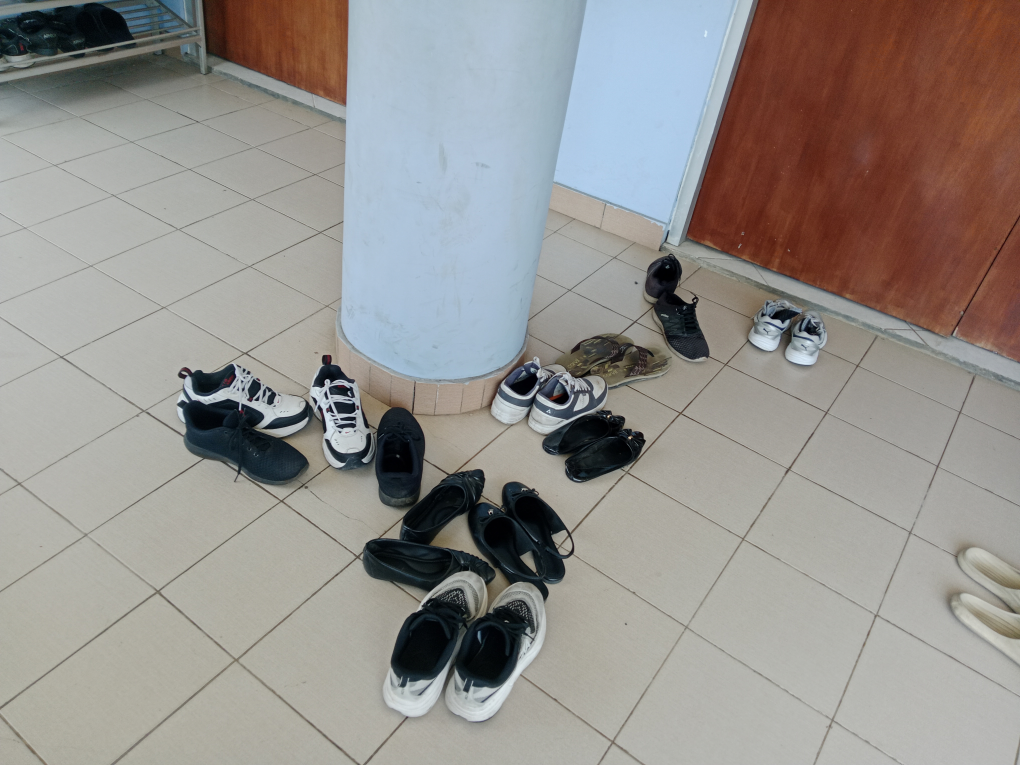
#> input picture src/ekstraksi_gambar/dataset/BERANTAKAN/Kelompok 2/IMG_20261104_122321.jpg, 4080 x 3060 px (shown at 1/4 size)
$ jupyter execute --allow-errors ekstraksi-gambar.ipynb   (older library calls are emulated)
#> lines starting #> are read from the running program, lines starting #| are printed output that depends on the picture
#> further down, img is the input picture: PIL image 4080x3060 RGB; mean R, G, B 149, 145, 141.2
---
title: Ekstraksi Fitur pada Gambar
---

## Pendahuluan

Dalam bidang *computer vision* dan *image processing*, ekstraksi fitur merupakan tahapan krusial yang bertujuan untuk merepresentasikan informasi visual dari suatu gambar ke dalam bentuk vektor numerik. Representasi numerik ini memungkinkan algoritma *machine learning* untuk memahami dan membedakan pola-pola yang terkandung dalam gambar secara kuantitatif.

Pada notebook ini, dilakukan percobaan ekstraksi fitur terhadap dataset gambar yang terdiri dari dua kelas, yaitu **BERANTAKAN** (ruangan yang tidak tertata rapi) dan **RAPI** (ruangan yang tertata dengan baik). Dataset ini dikumpulkan dari beberapa kelompok mahasiswa melalui platform WhatsApp.

Fitur-fitur yang diekstraksi meliputi:

1. **Fitur Statistik Warna (Color Statistics)**:
   - *Mean Red*, *Mean Green*, *Mean Blue*: Nilai rata-rata intensitas piksel untuk masing-masing kanal warna RGB.
   - *Standard Deviation Red*, *Standard Deviation Green*, *Standard Deviation Blue*: Nilai simpangan baku intensitas piksel untuk masing-masing kanal warna RGB, yang merepresentasikan sebaran atau variasi warna dalam gambar.

2. **Fitur Tekstur GLCM (*Gray-Level Co-occurrence Matrix*)**:
   - *Contrast*: Mengukur variasi intensitas lokal antara piksel tetangga.
   - *Dissimilarity*: Mengukur perbedaan rata-rata intensitas antara piksel tetangga.
   - *Homogeneity*: Mengukur kedekatan distribusi elemen GLCM terhadap diagonal GLCM.
   - *Energy*: Mengukur keseragaman tekstur (juga dikenal sebagai *Angular Second Moment*).
   - *Correlation*: Mengukur korelasi linier antara piksel tetangga.
   - *ASM (Angular Second Moment)*: Kuadrat dari *Energy*, mengukur homogenitas tekstur.

   Setiap properti GLCM dihitung pada 4 arah sudut (0°, 45°, 90°, 135°), sehingga menghasilkan 4 nilai per properti. Untuk merangkum karakteristik tekstur secara keseluruhan tanpa bergantung pada satu arah tertentu, diambil nilai **mean** (rata-rata) dan **std** (simpangan baku) dari ke-4 arah tersebut. Oleh karena itu, setiap properti GLCM menghasilkan dua fitur: `mean` dan `std`.

Notebook ini belum melakukan klasifikasi; fokus utamanya adalah pada proses ekstraksi fitur dan penyimpanan hasilnya dalam format CSV.

## Persiapan

### Import Library

Berikut adalah *library* yang digunakan dalam proses ekstraksi fitur gambar:

- **os** dan **glob**: Untuk navigasi direktori dan pencarian file gambar berdasarkan pola *path*.
- **NumPy (`numpy`)**: Untuk komputasi numerik pada matriks piksel gambar.
- **Pandas (`pandas`)**: Untuk membentuk dan menyimpan tabel hasil ekstraksi fitur.
- **Pillow (`PIL`)**: Untuk membaca dan memproses file gambar.
- **scikit-image (`skimage`)**: Untuk menghitung fitur tekstur GLCM (*Gray-Level Co-occurrence Matrix*).
- **Matplotlib (`matplotlib`)**: Untuk visualisasi sampel gambar dari dataset.

[cell 1]
import os
import glob

import numpy as np
import pandas as pd
from PIL import Image
from skimage.feature import graycomatrix, graycoprops
from skimage.color import rgb2gray
from skimage.util import img_as_ubyte
import matplotlib.pyplot as plt

### Konfigurasi Path

Mendefinisikan *path* direktori dataset dan direktori *output* untuk menyimpan hasil ekstraksi.

[cell 2]
BASE_DIR = os.path.dirname(os.path.abspath("__file__"))
DATASET_DIR = os.path.join(BASE_DIR, "dataset")
OUTPUT_DIR = os.path.join(BASE_DIR, "output")

os.makedirs(OUTPUT_DIR, exist_ok=True)

KELAS = ["BERANTAKAN", "RAPI"]

print(f"Dataset directory: {DATASET_DIR}")
print(f"Output directory : {OUTPUT_DIR}")

## Eksplorasi Dataset

### Distribusi Jumlah Gambar per Kelas

Menghitung jumlah gambar yang tersedia di setiap kelas dan kelompok untuk memahami distribusi dataset.

[cell 3]
distribusi = []

#> (the rest of this cell did not finish here and is left out)

### Visualisasi Sampel Gambar

Menampilkan beberapa sampel gambar dari masing-masing kelas untuk memberikan gambaran visual terhadap dataset yang digunakan.

[cell 4]
fig, axes = plt.subplots(2, 4, figsize=(16, 8))

#> (the rest of this cell did not finish here and is left out)

## Ekstraksi Fitur

### Definisi Fungsi Ekstraksi

Mendefinisikan fungsi untuk mengekstraksi fitur statistik warna (Mean dan Stdev untuk kanal R, G, B) serta fitur tekstur GLCM dari sebuah gambar.

[cell 5]
def ekstraksi_fitur_warna(img_array):
    r, g, b = img_array[:, :, 0], img_array[:, :, 1], img_array[:, :, 2]

    fitur = {
        "mean_r": np.mean(r),
        "mean_g": np.mean(g),
        "mean_b": np.mean(b),
        "std_r": np.std(r),
        "std_g": np.std(g),
        "std_b": np.std(b),
    }

    return fitur

[cell 6]
def ekstraksi_fitur_glcm(img_array):
    gray = rgb2gray(img_array)
    gray_ubyte = img_as_ubyte(gray)

    glcm = graycomatrix(
        gray_ubyte,
        distances=[1],
        angles=[0, np.pi/4, np.pi/2, 3*np.pi/4],
        levels=256,
        symmetric=True,
        normed=True
    )

    properti = ["contrast", "dissimilarity", "homogeneity", "energy", "correlation", "ASM"]

    fitur = {}
    for prop in properti:
        vals = graycoprops(glcm, prop)
        fitur[f"glcm_{prop}_mean"] = np.mean(vals)
        fitur[f"glcm_{prop}_std"] = np.std(vals)

    return fitur

[cell 7]
def ekstraksi_fitur_gambar(img_path):
    img = Image.open(img_path).convert("RGB")
    img_resized = img.resize((256, 256))
    img_array = np.array(img_resized)

    fitur_warna = ekstraksi_fitur_warna(img_array)
    fitur_glcm = ekstraksi_fitur_glcm(img_array)

    fitur = {**fitur_warna, **fitur_glcm}
    return fitur

### Proses Ekstraksi Fitur untuk Seluruh Dataset

Melakukan iterasi terhadap seluruh gambar di setiap kelas dan kelompok, kemudian mengekstraksi fitur dari masing-masing gambar.

[cell 8]
hasil_ekstraksi = []

#> (the rest of this cell did not finish here and is left out)

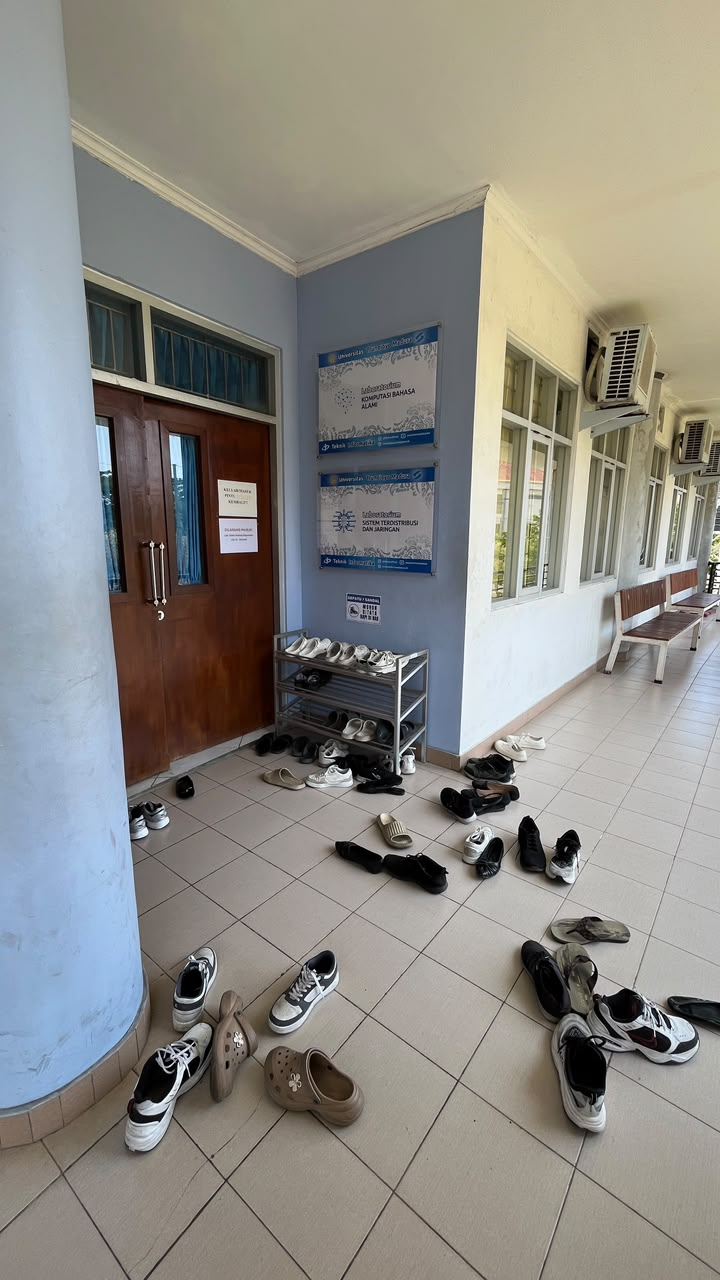
#> input picture src/ekstraksi_gambar/dataset/BERANTAKAN/Kelompok 1/WhatsApp Image 2026-11-08 at 17.44.46.jpeg, 720 x 1280 px
#> in ekstraksi_fitur_gambar, img is the input picture: PIL image 720x1280 RGB; mean R, G, B 139.7, 137.8, 132.1
#> in ekstraksi_fitur_gambar, `img_resized = img.resize((256, 256))`:
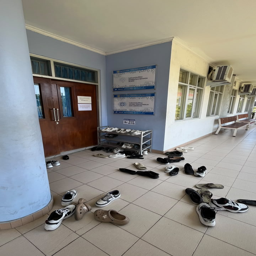
#> img_resized: PIL image 256x256 RGB; mean R, G, B 139.7, 137.8, 132.1
#> in ekstraksi_fitur_warna, `r, g, b = img_array[:, :, 0], img_array[:, :, 1], img_array[:, :, 2]`:
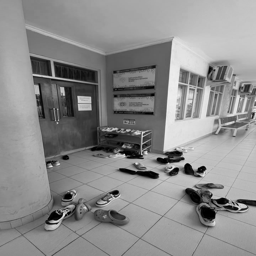
#> r: shape (256, 256); min 0, max 241, mean 139.7
#> in ekstraksi_fitur_warna, `r, g, b = img_array[:, :, 0], img_array[:, :, 1], img_array[:, :, 2]`:
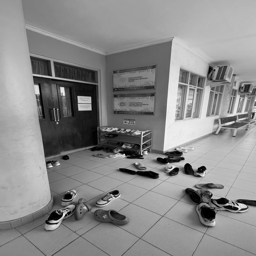
#> g: shape (256, 256); min 0, max 247, mean 137.8
#> in ekstraksi_fitur_warna, `r, g, b = img_array[:, :, 0], img_array[:, :, 1], img_array[:, :, 2]`:
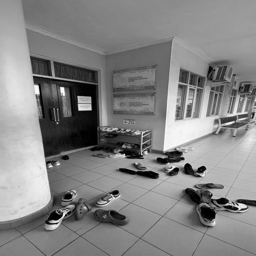
#> b: shape (256, 256); min 0, max 255, mean 132.1
#> in ekstraksi_fitur_warna, `fitur = { "mean_r": np.mean(r), "mean_g": np.mean(g), "mean_b": np.mea..`: fitur = {'mean_r': 139.7, 'mean_g': 137.8, 'mean_b': 132.1, 'std_r': 48.34, 'std_g': 50.78, 'std_b': 52.91}
#> in ekstraksi_fitur_gambar, `fitur_warna = ekstraksi_fitur_warna(img_array)`: fitur_warna has the same summary as fitur in ekstraksi_fitur_warna
#> the loop in ekstraksi_fitur_glcm, `for prop in properti:` made 6 passes
#> vals on passes 1 to 6: [[230.2, 482.4, 318.4, 462]], [[6.3, 9.95, 7.52, 9.71]], [[0.426, 0.336, 0.393, 0.333]], [[0.0332, 0.027, 0.0298, 0.0269]], [[0.954, 0.904, 0.936, 0.908]], [[0.0011, 0.00073, 0.000888, 0.000724]]
#> after the loop in ekstraksi_fitur_glcm, `for prop in properti:`: fitur = 12 items
#> `fitur = ekstraksi_fitur_gambar(img_path)`: fitur = 18 items
                fitur["filename"] = os.path.basename(img_path)
                fitur["kelompok"] = kelompok
                fitur["kelas"] = kelas
                hasil_ekstraksi.append(fitur)
            except Exception as e:
                print(f"    [!] Error pada {os.path.basename(img_path)}: {e}")

print(f"\nTotal gambar berhasil diekstraksi: {len(hasil_ekstraksi)}")

## Hasil Ekstraksi

### Pembentukan DataFrame

Mengonversi hasil ekstraksi fitur dari seluruh gambar menjadi *DataFrame* Pandas untuk memudahkan analisis dan penyimpanan.

[cell 9]
kolom_urut = [
    "filename", "kelas", "kelompok",
    "mean_r", "mean_g", "mean_b",
    "std_r", "std_g", "std_b",
    "glcm_contrast_mean", "glcm_contrast_std",
    "glcm_dissimilarity_mean", "glcm_dissimilarity_std",
    "glcm_homogeneity_mean", "glcm_homogeneity_std",
    "glcm_energy_mean", "glcm_energy_std",
    "glcm_correlation_mean", "glcm_correlation_std",
    "glcm_ASM_mean", "glcm_ASM_std"
]

df_fitur = pd.DataFrame(hasil_ekstraksi)[kolom_urut]
print(f"Dimensi DataFrame: {df_fitur.shape}")
#| Dimensi DataFrame: (2, 21)
print(f"Kolom: {list(df_fitur.columns)}")
df_fitur.head(10)

### Statistik Deskriptif

Menampilkan ringkasan statistik deskriptif dari fitur-fitur yang telah diekstraksi untuk memahami distribusi nilainya.

[cell 10]
fitur_numerik = df_fitur.select_dtypes(include=[np.number])
fitur_numerik.describe().T

### Perbandingan Rata-rata Fitur antar Kelas

Membandingkan nilai rata-rata fitur antara kelas BERANTAKAN dan RAPI untuk melihat perbedaan karakteristik visual yang mungkin dapat digunakan sebagai pembeda dalam klasifikasi.

[cell 11]
perbandingan = df_fitur.groupby("kelas")[fitur_numerik.columns.tolist()].mean().T
#> (the rest of this cell did not finish here and is left out)

### Visualisasi Perbandingan Fitur Warna

Menampilkan *bar chart* perbandingan rata-rata fitur warna (Mean R, G, B dan Stdev R, G, B) antara kedua kelas.

[cell 12]
fitur_warna_cols = ["mean_r", "mean_g", "mean_b", "std_r", "std_g", "std_b"]
df_warna_mean = df_fitur.groupby("kelas")[fitur_warna_cols].mean()

fig, axes = plt.subplots(1, 2, figsize=(14, 5))

df_warna_mean[["mean_r", "mean_g", "mean_b"]].plot(
    kind="bar", ax=axes[0], color=["red", "green", "blue"], alpha=0.7
)
axes[0].set_title("Rata-rata Mean R, G, B per Kelas")
axes[0].set_ylabel("Nilai Rata-rata")
axes[0].set_xticklabels(axes[0].get_xticklabels(), rotation=0)
axes[0].legend(title="Kanal")

df_warna_mean[["std_r", "std_g", "std_b"]].plot(
    kind="bar", ax=axes[1], color=["red", "green", "blue"], alpha=0.7
)
axes[1].set_title("Rata-rata Stdev R, G, B per Kelas")
axes[1].set_ylabel("Nilai Rata-rata")
axes[1].set_xticklabels(axes[1].get_xticklabels(), rotation=0)
axes[1].legend(title="Kanal")

plt.tight_layout()
plt.show()
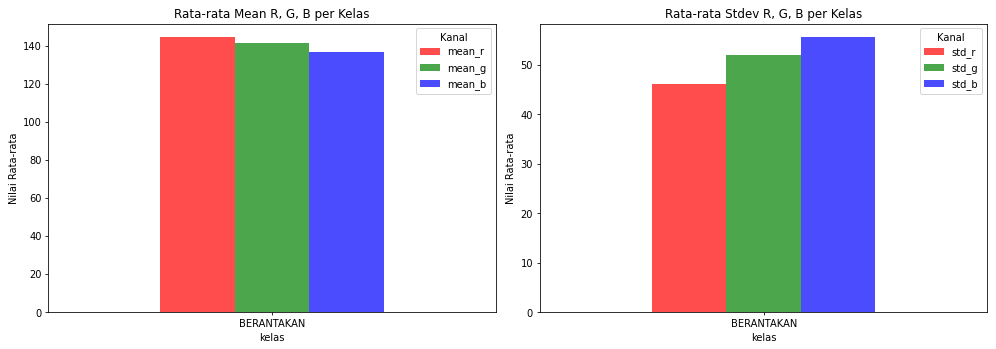
#> figure drawn by matplotlib, 2 panels

### Visualisasi Perbandingan Fitur GLCM

Menampilkan *bar chart* perbandingan rata-rata fitur tekstur GLCM antara kedua kelas.

[cell 13]
glcm_mean_cols = [
    "glcm_contrast_mean", "glcm_dissimilarity_mean",
    "glcm_homogeneity_mean", "glcm_energy_mean",
    "glcm_correlation_mean", "glcm_ASM_mean"
]

df_glcm_mean = df_fitur.groupby("kelas")[glcm_mean_cols].mean()

fig, axes = plt.subplots(2, 3, figsize=(16, 8))
axes = axes.flatten()

for idx, col in enumerate(glcm_mean_cols):
    label = col.replace("glcm_", "").replace("_mean", "").title()
    df_glcm_mean[[col]].plot(kind="bar", ax=axes[idx], legend=False, color=["#2196F3", "#FF9800"])
    axes[idx].set_title(f"GLCM {label}")
    axes[idx].set_ylabel("Nilai Rata-rata")
    axes[idx].set_xticklabels(axes[idx].get_xticklabels(), rotation=0)

plt.suptitle("Perbandingan Fitur GLCM antar Kelas", fontsize=14, fontweight="bold")
plt.tight_layout()
plt.show()
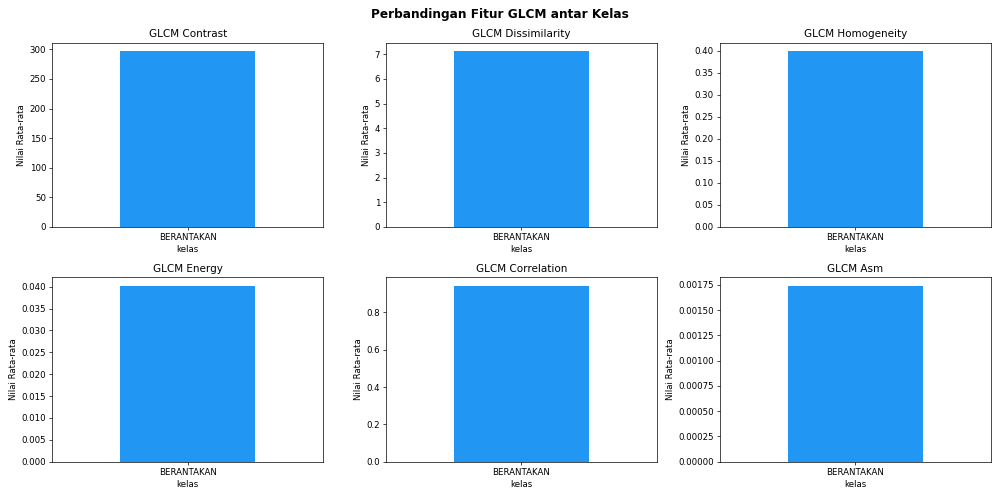
#> figure drawn by matplotlib, 6 panels
